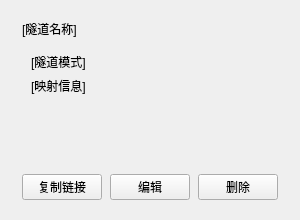
<?xml version="1.0" encoding="UTF-8"?>
<ui version="4.0">
 <class>singleProxyWidget</class>
 <widget class="CardWidget" name="singleProxyWidget">
  <property name="geometry">
   <rect>
    <x>0</x>
    <y>0</y>
    <width>300</width>
    <height>220</height>
   </rect>
  </property>
  <property name="sizePolicy">
   <sizepolicy hsizetype="Fixed" vsizetype="Fixed">
    <horstretch>0</horstretch>
    <verstretch>0</verstretch>
   </sizepolicy>
  </property>
  <property name="minimumSize">
   <size>
    <width>300</width>
    <height>220</height>
   </size>
  </property>
  <property name="maximumSize">
   <size>
    <width>300</width>
    <height>220</height>
   </size>
  </property>
  <property name="windowTitle">
   <string/>
  </property>
  <layout class="QGridLayout" name="gridLayout">
   <item row="0" column="0" colspan="2">
    <widget class="QWidget" name="ProxyWidget" native="true">
     <property name="sizePolicy">
      <sizepolicy hsizetype="Expanding" vsizetype="Expanding">
       <horstretch>0</horstretch>
       <verstretch>0</verstretch>
      </sizepolicy>
     </property>
     <layout class="QGridLayout" name="gridLayout_2">
      <item row="0" column="0" colspan="2">
       <widget class="SubtitleLabel" name="proxyName">
        <property name="sizePolicy">
         <sizepolicy hsizetype="Expanding" vsizetype="Fixed">
          <horstretch>0</horstretch>
          <verstretch>0</verstretch>
         </sizepolicy>
        </property>
        <property name="text">
         <string>[隧道名称]</string>
        </property>
       </widget>
      </item>
      <item row="0" column="2">
       <widget class="SwitchButton" name="SwitchButton">
        <property name="onText">
         <string>开</string>
        </property>
        <property name="offText">
         <string>关</string>
        </property>
       </widget>
      </item>
      <item row="1" column="0" colspan="3">
       <widget class="QWidget" name="proxyInfo" native="true">
        <property name="sizePolicy">
         <sizepolicy hsizetype="Expanding" vsizetype="Expanding">
          <horstretch>0</horstretch>
          <verstretch>0</verstretch>
         </sizepolicy>
        </property>
        <layout class="QVBoxLayout" name="verticalLayout">
         <item>
          <widget class="BodyLabel" name="proxyMode">
           <property name="sizePolicy">
            <sizepolicy hsizetype="Fixed" vsizetype="Fixed">
             <horstretch>0</horstretch>
             <verstretch>0</verstretch>
            </sizepolicy>
           </property>
           <property name="text">
            <string>[隧道模式]</string>
           </property>
          </widget>
         </item>
         <item>
          <widget class="BodyLabel" name="proxyLinkInfo">
           <property name="sizePolicy">
            <sizepolicy hsizetype="Expanding" vsizetype="Expanding">
             <horstretch>0</horstretch>
             <verstretch>0</verstretch>
            </sizepolicy>
           </property>
           <property name="text">
            <string>[映射信息]</string>
           </property>
           <property name="alignment">
            <set>Qt::AlignLeading|Qt::AlignLeft|Qt::AlignTop</set>
           </property>
          </widget>
         </item>
        </layout>
       </widget>
      </item>
      <item row="2" column="0">
       <widget class="TransparentPushButton" name="copyProxyLink">
        <property name="sizePolicy">
         <sizepolicy hsizetype="Fixed" vsizetype="Fixed">
          <horstretch>0</horstretch>
          <verstretch>0</verstretch>
         </sizepolicy>
        </property>
        <property name="text">
         <string>复制链接</string>
        </property>
        <property name="hasIcon" stdset="0">
         <bool>true</bool>
        </property>
       </widget>
      </item>
      <item row="2" column="1">
       <widget class="TransparentPushButton" name="editProxy">
        <property name="sizePolicy">
         <sizepolicy hsizetype="Fixed" vsizetype="Fixed">
          <horstretch>0</horstretch>
          <verstretch>0</verstretch>
         </sizepolicy>
        </property>
        <property name="text">
         <string>编辑</string>
        </property>
        <property name="hasIcon" stdset="0">
         <bool>true</bool>
        </property>
       </widget>
      </item>
      <item row="2" column="2">
       <widget class="TransparentPushButton" name="deleteProxy">
        <property name="sizePolicy">
         <sizepolicy hsizetype="Fixed" vsizetype="Fixed">
          <horstretch>0</horstretch>
          <verstretch>0</verstretch>
         </sizepolicy>
        </property>
        <property name="text">
         <string>删除</string>
        </property>
        <property name="hasIcon" stdset="0">
         <bool>true</bool>
        </property>
       </widget>
      </item>
     </layout>
    </widget>
   </item>
  </layout>
 </widget>
 <customwidgets>
  <customwidget>
   <class>PushButton</class>
   <extends>QPushButton</extends>
   <header>qfluentwidgets</header>
  </customwidget>
  <customwidget>
   <class>SwitchButton</class>
   <extends>QWidget</extends>
   <header>qfluentwidgets</header>
  </customwidget>
  <customwidget>
   <class>TransparentPushButton</class>
   <extends>PushButton</extends>
   <header>qfluentwidgets</header>
  </customwidget>
  <customwidget>
   <class>CardWidget</class>
   <extends>QFrame</extends>
   <header>qfluentwidgets</header>
   <container>1</container>
  </customwidget>
  <customwidget>
   <class>BodyLabel</class>
   <extends>QLabel</extends>
   <header>qfluentwidgets</header>
  </customwidget>
  <customwidget>
   <class>SubtitleLabel</class>
   <extends>QLabel</extends>
   <header>qfluentwidgets</header>
  </customwidget>
 </customwidgets>
 <resources/>
 <connections/>
</ui>
